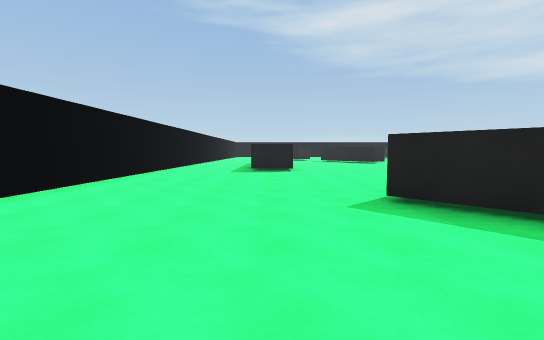
view 1 (above)

24 first-person views from a walk through a Unity game level. The camera is 1.5 m above the floor, tilts 4° down and sees 90° across. The floor is counted in squares, 2 m on a side. Each view is taken from the middle of a square. On the plan, view 1 faces up. The plan holds only what a view shows up to about 10 squares ahead; the rest is blank. The place goes on beyond the plan. The player character is not drawn.

view 2
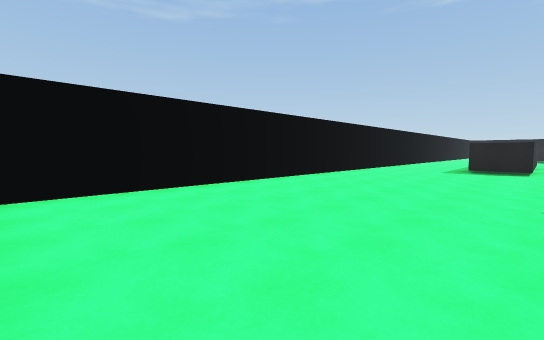

view 3
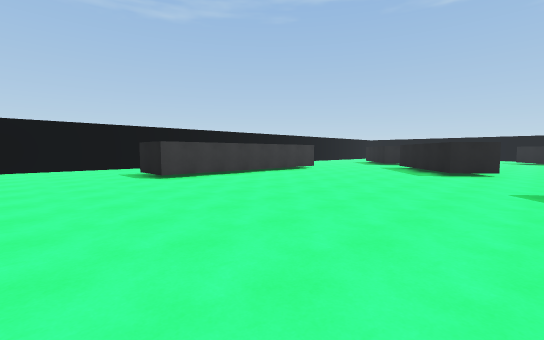

view 4
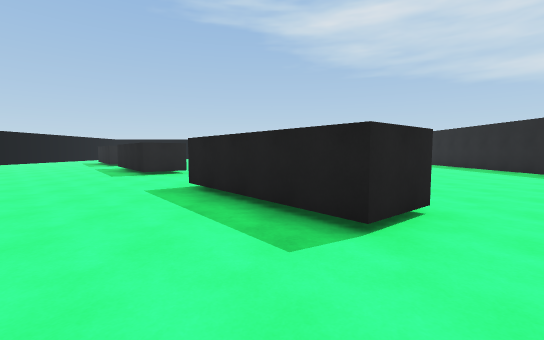

view 5
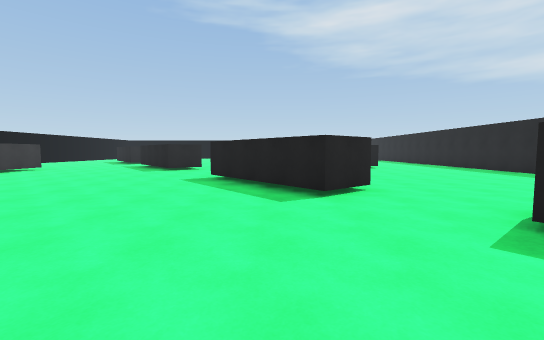

view 6
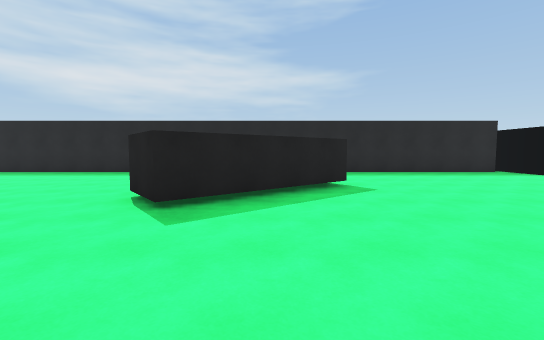

view 7
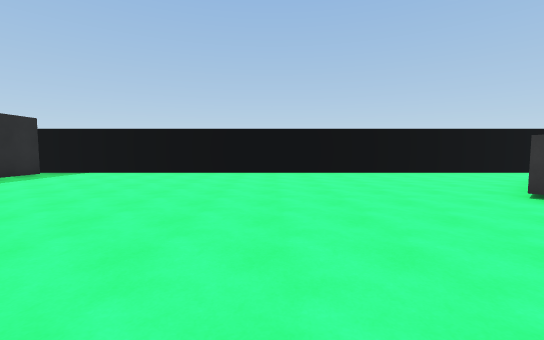

view 8
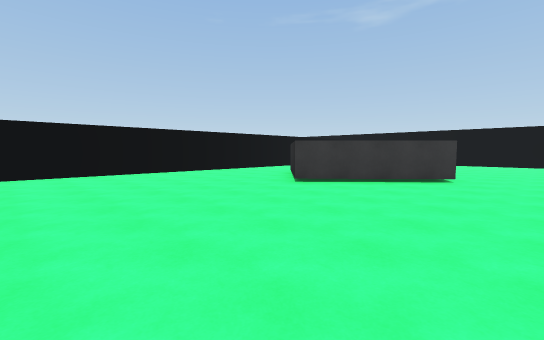

view 9
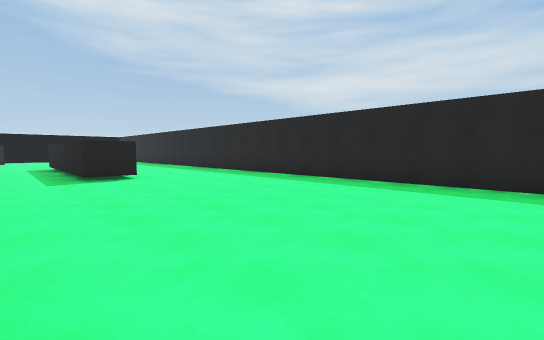

view 10
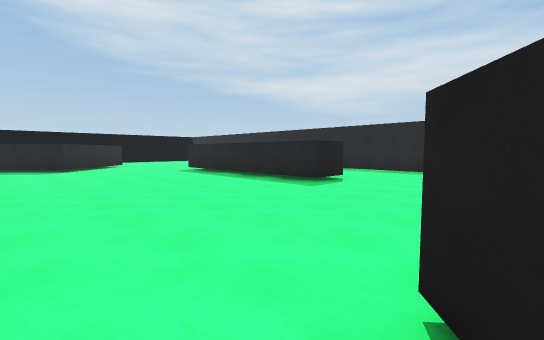

view 11
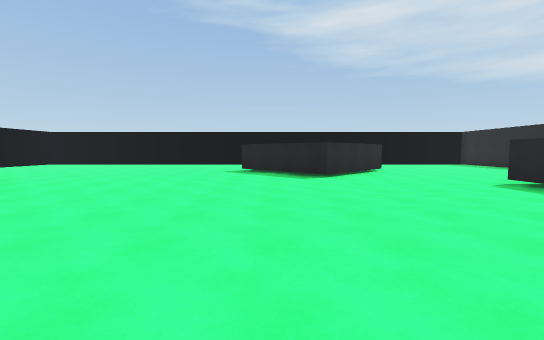

view 12
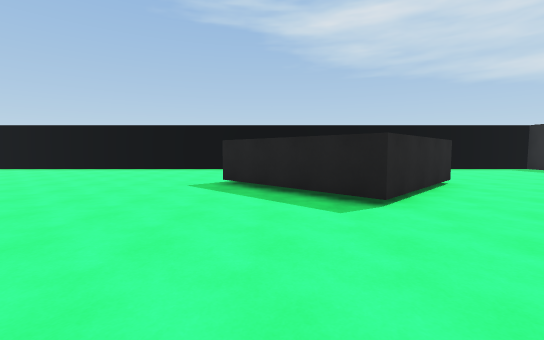

view 13
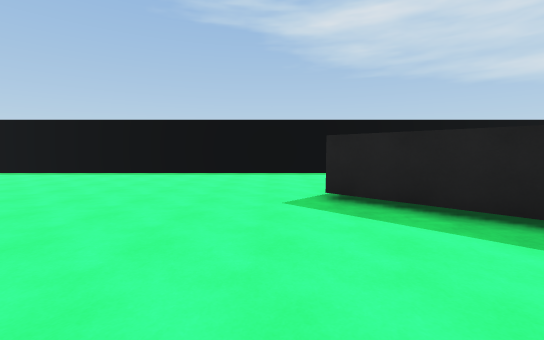

view 14
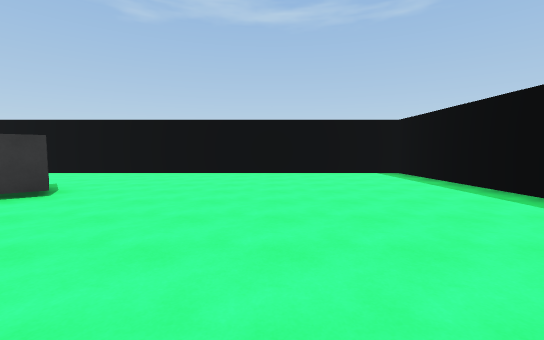

view 15
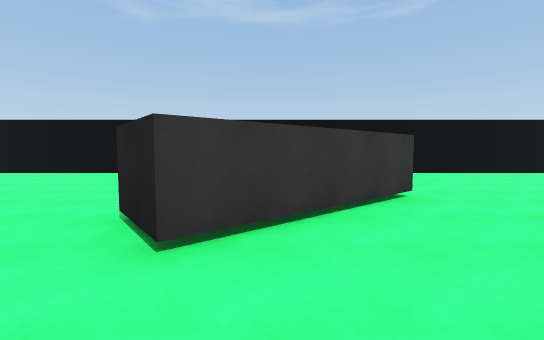

view 16
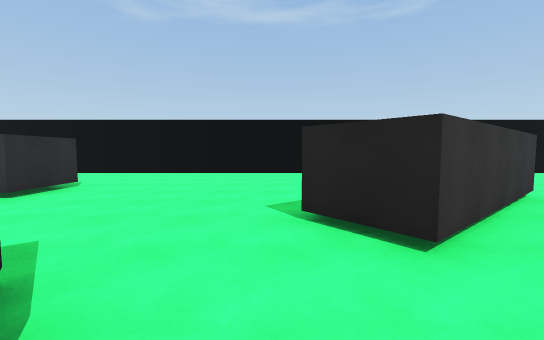

view 17
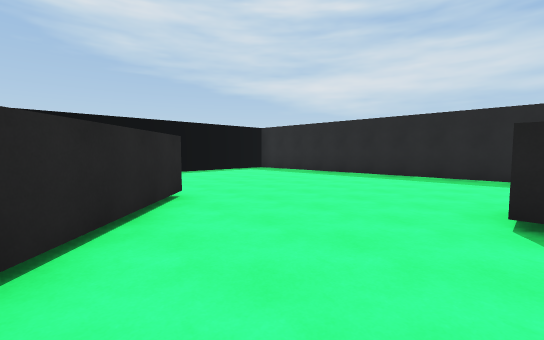

view 18
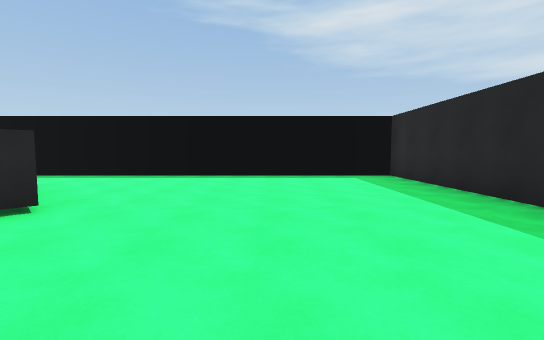

view 19
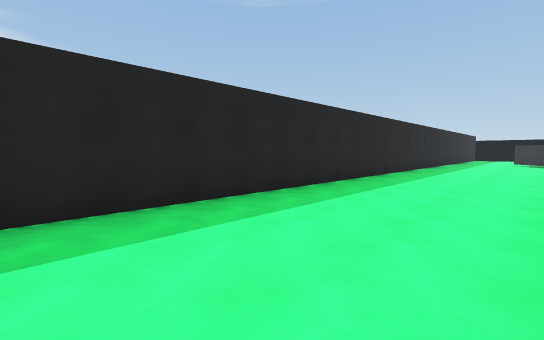

view 20
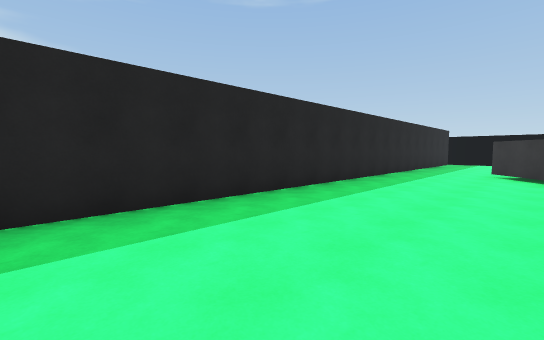

view 21
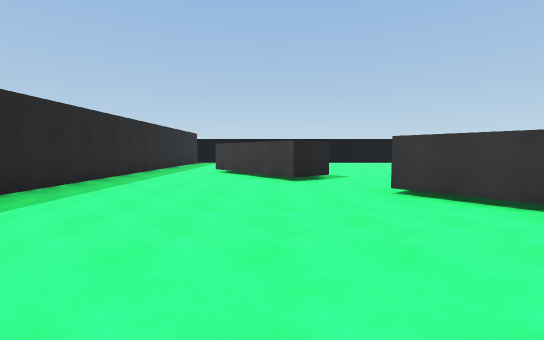

view 22
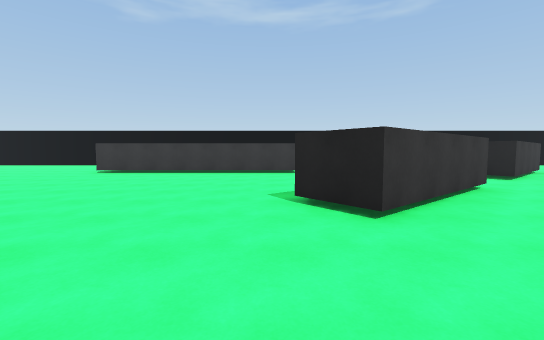

view 23
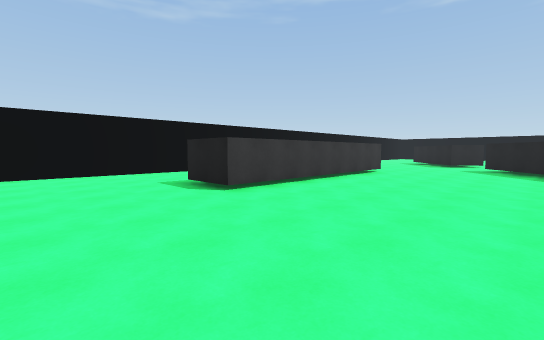

view 24
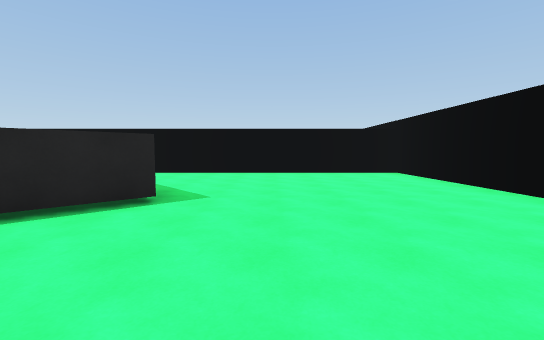

### Floor plan
Points are (right, up) in squares from view 1. A wall is a line through its corners. A room is listed if a view was taken in it or the views show most of it. See-through windows are left out.
Room 1 (views 1, 2, 3, 4, 5, 6, 7, 8, 9, 10, 11, 12, 13, 14, 15, 16, 17, 18, 19, 20, 21, 22, 23, 24)
walls: (8.8, 14) (9.4, 14.4); (10.7, 12.8) (12, 11.3) (10.9, 10.4) (8.3, 13.6); (4.6, 20.4) (7.1, 17.2) (6, 16.3) (3.5, 19.5); (-0.9, 16.9) (0.8, 16.9) (0.8, 10) (-0.9, 10); (14.8, 17.9) (13.4, 17.9) (13.4, 24.2); (4.3, 6.6) (7.1, 3.7); (0.5, 25.3) (3.1, 22.2) (2, 21.3); (-4.3, 11.9) (-4.3, -1.4) (19.1, -1.4); (6.8, 3.6) (4.8, 1.8); (12.2, 28.3) (9.6, 25.7) (6.8, 28.4); (15, 5.3) (12.4, 8.5) (13.5, 9.4) (16.1, 6.2); (2.9, 2.7) (1.7, 4) (2.9, 5.2); (18.6, -1) (18.6, 33.3) (-4.3, 33.3) (-4.3, 13.6)

Positions as (right, up) in squares from view 1, and headings:
1: (0, 0), facing up
2: (1, -1), facing up-left
3: (8, 7), facing up-left
4: (10, 8), facing up
5: (10, 6), facing up
6: (9, 7), facing right
7: (11, 8), facing down
8: (12, 8), facing down-left
9: (12, 10), facing up-right
10: (8, 14), facing up-right
11: (8, 18), facing up
12: (8, 22), facing up
13: (6, 24), facing up
14: (5, 29), facing left
15: (5, 23), facing left
16: (5, 21), facing left
17: (10, 24), facing up-right
18: (15, 25), facing up
19: (15, 24), facing down-right
20: (15, 16), facing down-right
21: (14, 16), facing down
22: (10, 16), facing left
23: (5, 7), facing up-left
24: (0, 8), facing down
